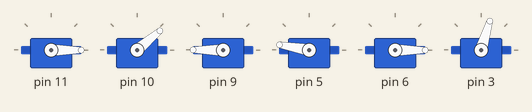
A sketch run on a simulated Arduino Uno, built with avr-gcc and run on an emulated ATmega328P. On the bench: 6 × servo.

Above: at 0.1 s.
At 6.4 s:
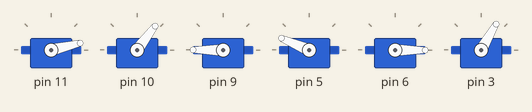
At 11.59 s:
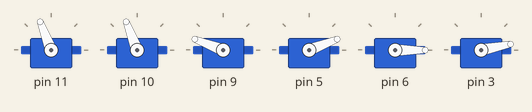
At 17.77 s:
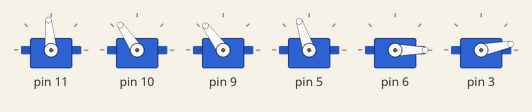
At 24.83 s:
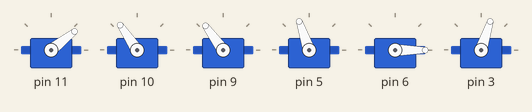
At 37.97 s:
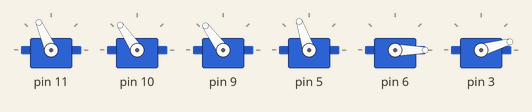
Timing chart, 0 to 40.0 s (numbered marks = the images above):
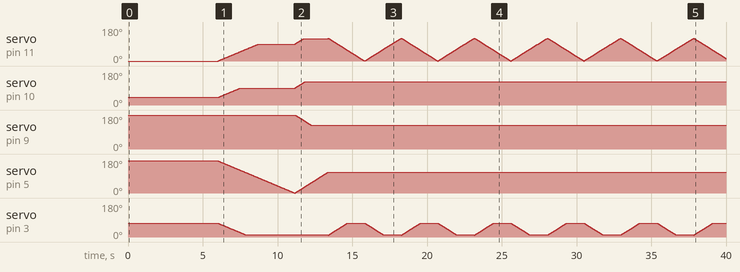

Measured:
- by itself, servo on pin 10: moves from 40° to 124° over 5.8 s
- by itself, servo on pin 9: moves from 180° to 126° over 1.1 s

The sketch:

testBraccio90.ino
```cpp
 /*
  testBraccio90.ino

 testBraccio90 is a setup sketch to check the alignment of all the servo motors
 This is the first sketch you need to run on Braccio
 When you start this sketch Braccio will be positioned perpendicular to the base
 If you can't see the Braccio in this exact position you need to reallign the servo motors position

 Created on 18 Nov 2015
 by Andrea Martino

 This example is in the public domain.
 */

#include <Braccio.h>
#include <Servo.h>


Servo base;
Servo shoulder;
Servo elbow;
Servo wrist_rot;
Servo wrist_ver;
Servo gripper;

void setup() {
  //Initialization functions and set up the initial position for Braccio
  //All the servo motors will be positioned in the "safety" position:
  //Base (M1):90 degrees
  //Shoulder (M2): 45 degrees
  //Elbow (M3): 180 degrees
  //Wrist vertical (M4): 180 degrees
  //Wrist rotation (M5): 90 degrees
  //gripper (M6): 10 degrees
  Braccio.begin();

  Braccio.ServoMovement(30,90, 90, 180, 0, 0,  0);
}

void loop() {
  /*
   Step Delay: a milliseconds delay between the movement of each servo.  Allowed values from 10 to 30 msec.
   M1=base degrees. Allowed values from 0 to 180 degrees
   M2=shoulder degrees. Allowed values from 15 to 165 degrees
   M3=elbow degrees. Allowed values from 0 to 180 degrees
   M4=wrist vertical degrees. Allowed values from 0 to 180 degrees
   M5=wrist rotation degrees. Allowed values from 0 to 180 degrees
   M6=gripper degrees. Allowed values from 10 to 73 degrees. 10: the toungue is open, 73: the gripper is closed.
  */

  // the arm is aligned upwards  and the gripper is closed
                     //(step delay, M1, M2, M3, M4, M5, M6);
  //Braccio.ServoMovement(20,90, 90, 125, 90, 90,  0);

  Braccio.ServoMovement(20,120, 125, 125, 110, 0,  0);
  Braccio.ServoMovement(20,0, 125, 125, 110, 0,  90);
	Braccio.ServoMovement(20,90, 125, 125, 110, 0,  0);
}
```
